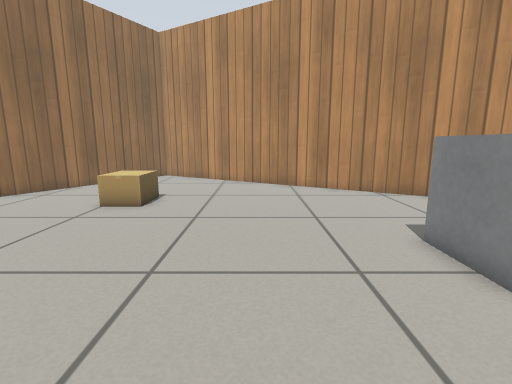
View 1 (above)

16 first-person views from a walk through a world built for the Gazebo simulator. The camera is 0.61 m above the floor, tilts 10° down and sees 85° across. The floor is counted in squares, 0.25 m on a side. Each view is taken from the middle of a square. On the plan, view 1 faces up. The plan holds only what a view shows up to about 18 squares ahead; the rest is blank. Simple patterns stand in for the simulator's built-in surfaces.

View 2
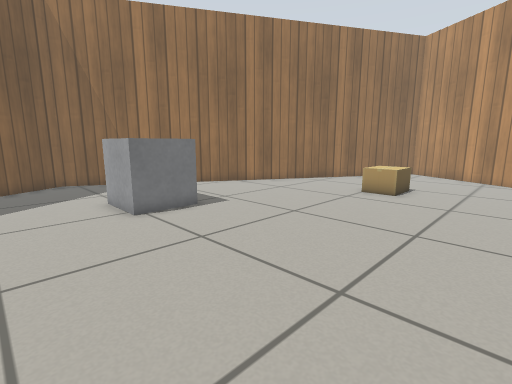

View 3
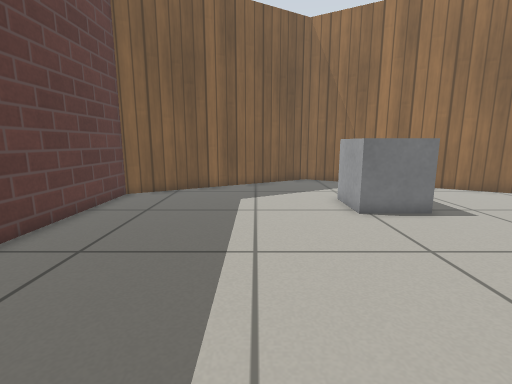

View 4
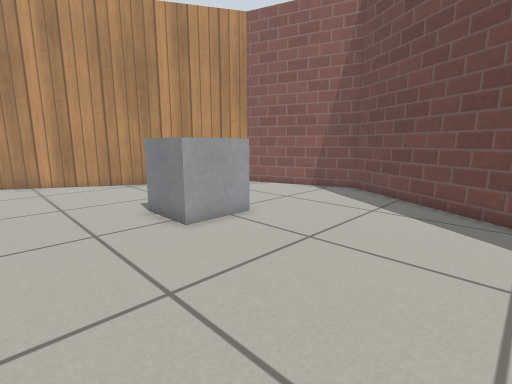

View 5
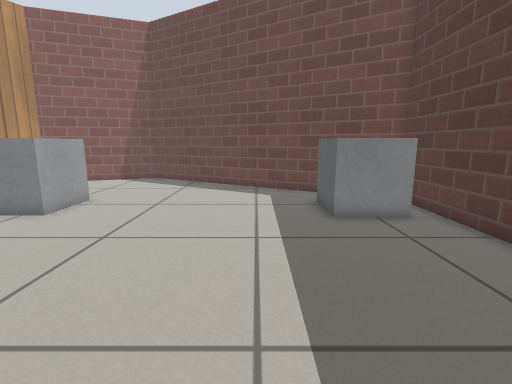

View 6
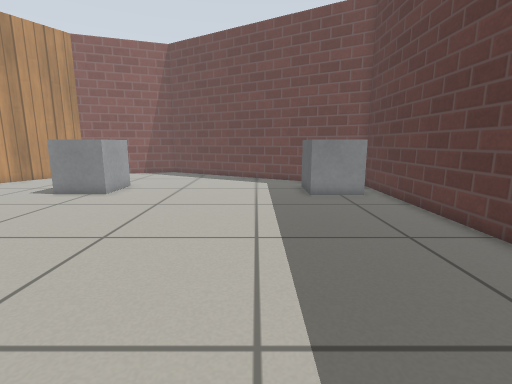

View 7
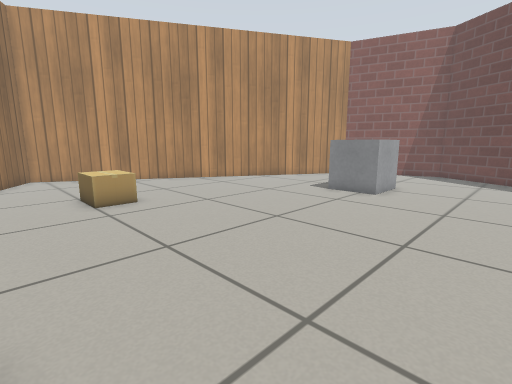

View 8
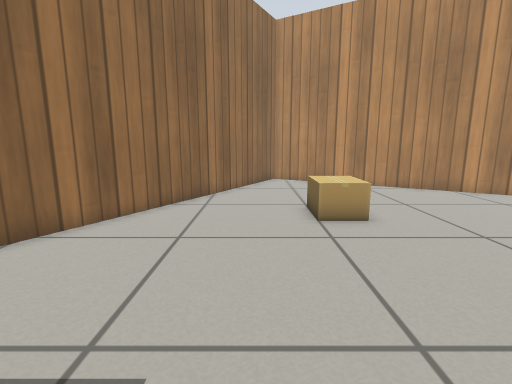

View 9
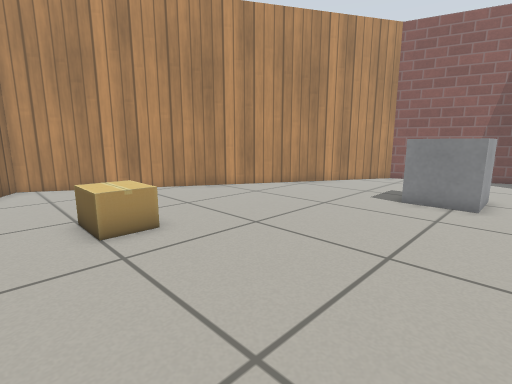

View 10
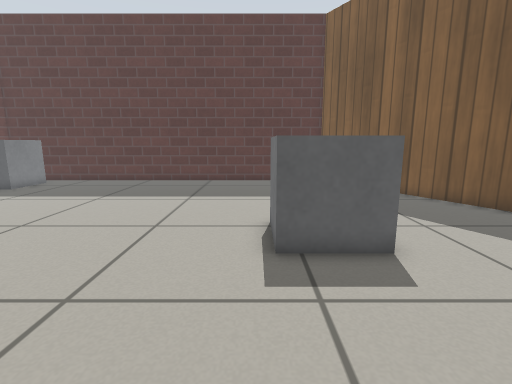

View 11
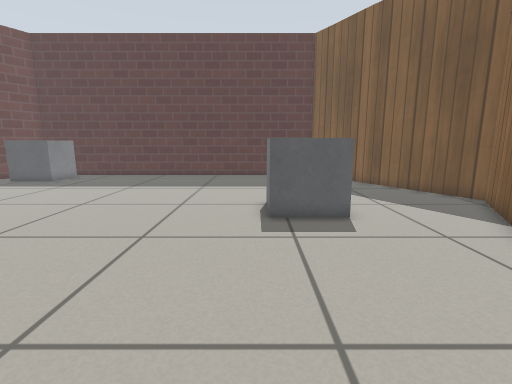

View 12
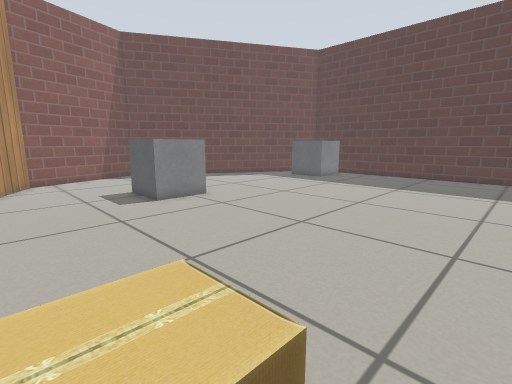

View 13
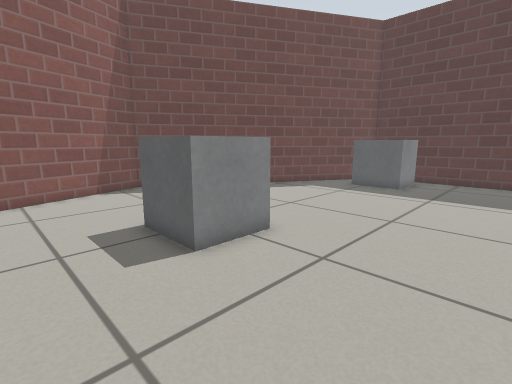

View 14
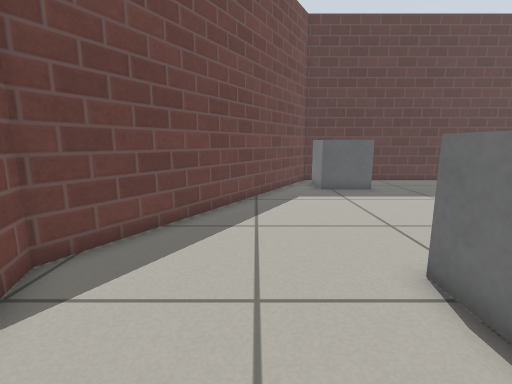

View 15
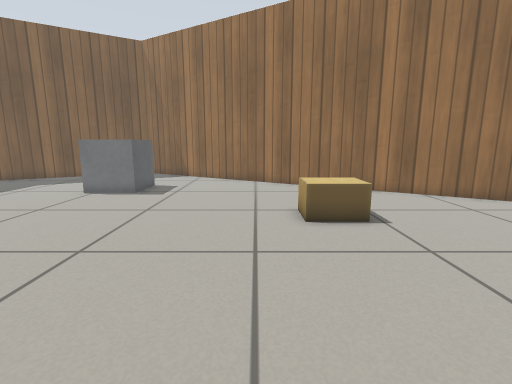

View 16
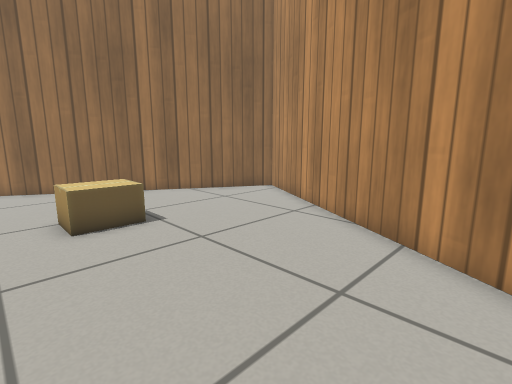

### Floor plan
Points are (right, up) in squares from view 1. A wall is a line through its corners. A room is listed if a view was taken in it or the views show most of it. See-through windows are left out.
Room 1 (views 1, 2, 3, 4, 5, 6, 7, 8, 9, 10, 11, 12, 13, 14, 15, 16)
walls: (-18.6, 0.1) (-13.2, -9.2) (6.9, -9.2) (14.4, 3.8) (12.3, 10.1) (-6.7, 21.1) (-18.6, 0.6)
objects: grey box (-12, 1) to (-9, 3); cardboard box (-6, 11) to (-4, 13); grey box (4, -8) to (7, -6); grey box (4, 4) to (7, 7)

Where each view was taken, in squares from view 1:
view 1: 0 up, 0 right, facing up
view 2: 3 down, 0 right, facing up-left
view 3: 3 down, 0 right, facing left
view 4: 3 down, 0 right, facing up-right
view 5: 3 down, 5 left, facing right
view 6: 3 down, 9 left, facing right
view 7: 1 down, 9 left, facing up-right
view 8: 2 up, 8 left, facing up
view 9: 3 up, 8 left, facing up-right
view 10: 9 up, 9 left, facing down
view 11: 12 up, 9 left, facing down
view 12: 12 up, 7 left, facing down-right
view 13: 10 up, 1 left, facing down-right
view 14: 9 up, 10 right, facing down
view 15: 9 up, 4 right, facing left
view 16: 9 up, 4 right, facing up-left
